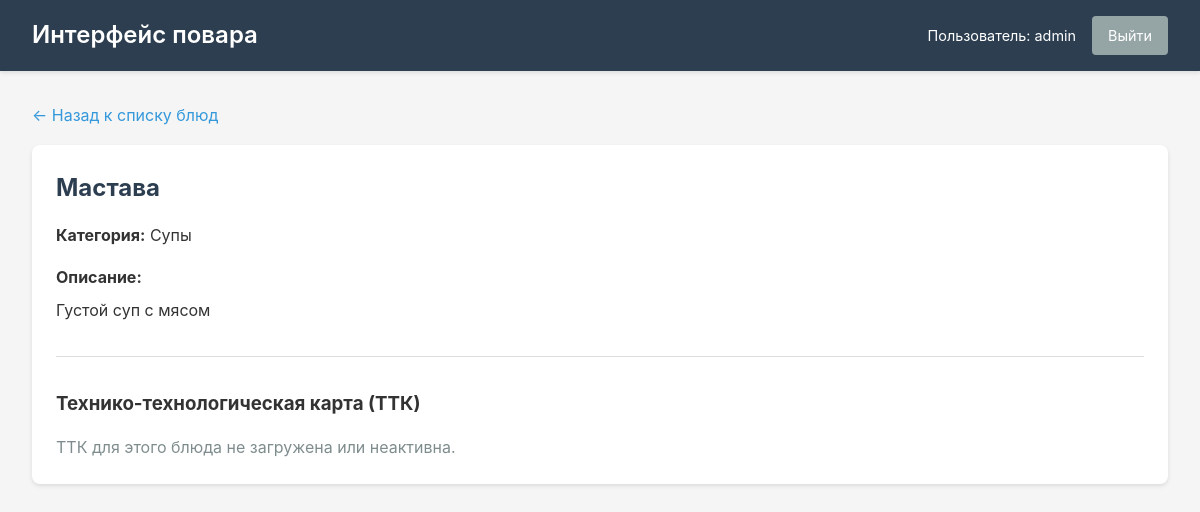
Page /chef/dish/2/ (signed in) on the committed database.
### core/models.py (models this page shows, shortened)
class MenuItem(models.Model):
    name = models.CharField(max_length=255, verbose_name='Название (базовое)')
    description = models.TextField(blank=True, null=True, verbose_name='Описание (базовое)', help_text='Поддерживает HTML')
    category = models.CharField(max_length=100, verbose_name='Категория (базовая)')
    price = models.DecimalField(max_digits=10, decimal_places=2, blank=True, null=True, verbose_name='Цена')
    image = models.URLField(max_length=500, blank=True, null=True, verbose_name='Изображение')
    order = models.IntegerField(default=0, validators=[MinValueValidator(0)], verbose_name='Порядок')
    active = models.BooleanField(default=True, verbose_name='Активно')
    related_stories = models.ManyToManyField('Story', blank=True, related_name='menu_items', verbose_name='Связанные истории')
    created_at = models.DateTimeField(auto_now_add=True)
    updated_at = models.DateTimeField(auto_now=True)
    class Meta:
        db_table = 'menu_items'
        verbose_name = 'Блюдо'
        verbose_name_plural = 'Блюда'
        ordering = ['order', 'name']
        indexes = [
            models.Index(fields=['category']),
            models.Index(fields=['active']),
            models.Index(fields=['order']),
        ]

### core/views.py (the view)
# urls.py: path('dish/<int:dish_id>/', views.chef_dish_detail, name='dish_detail'),
@login_required
def chef_dish_detail(request, dish_id):
    try:
        dish = MenuItem.objects.select_related('ttk').prefetch_related('translations').get(id=dish_id)
    except MenuItem.DoesNotExist:
        messages.error(request, 'Блюдо не найдено.')
        return redirect('chef:dashboard')
    ttk = dish.ttk if hasattr(dish, 'ttk') else None
    context = {
        'dish': dish,
        'ttk': ttk,
        'user': request.user,
    }
    return render(request, 'chef/dish_detail.html', context)

### core/templates/chef/dish_detail.html (shortened to what this page needs)
{% extends "chef/base.html" %}
{% block content %}
<a href="{% url 'chef:dashboard' %}" class="back-link">← Назад к списку блюд</a>
<div class="card">
    <h2>{{ dish.name }}</h2>
    <div style="margin-bottom: 1rem;">
        <strong>Категория:</strong> {{ dish.category }}
    </div>
    {% if dish.description %}
    <div style="margin-bottom: 1.5rem;">
        <strong>Описание:</strong>
        <div style="margin-top: 0.5rem;">{{ dish.description|safe }}</div>
    </div>
    {% endif %}
    <div style="margin-top: 2rem; padding-top: 2rem; border-top: 1px solid #ddd;">
        <h3>Технико-технологическая карта (ТТК)</h3>
        {% if ttk and ttk.active %}
        <div style="margin-top: 1rem;">
            <div style="margin-bottom: 0.5rem;">
                <strong>Файл:</strong> {{ ttk.get_file_name }}
            </div>
            {% if ttk.version %}
            <div style="margin-bottom: 0.5rem;">
                <strong>Версия:</strong> {{ ttk.version }}
            </div>
            {% endif %}
            {% if ttk.notes %}
            <div style="margin-bottom: 1rem;">
                <strong>Примечания:</strong> {{ ttk.notes }}
            </div>
            {% endif %}
            <div style="margin-bottom: 0.5rem;">
                <strong>Дата обновления:</strong> {{ ttk.updated_at|date:"d.m.Y H:i" }}
            </div>
            <div style="margin-top: 1rem;">
                <a href="{% url 'chef:ttk_view' dish.id %}" class="btn">Просмотр ТТК</a>
                {% if ttk.ttk_file %}
                <a href="{{ ttk.ttk_file.url }}" class="btn btn-secondary" target="_blank" style="margin-left: 0.5rem;">Скачать файл</a>
                {% endif %}
            </div>
        </div>
        {% else %}
        <div style="margin-top: 1rem; color: #7f8c8d;">
            ТТК для этого блюда не загружена или неактивна.
        </div>
        {% endif %}
    </div>
</div>
{% endblock %}

### core/templates/chef/base.html (shortened to what this page needs)
<!DOCTYPE html>
<html lang="ru">
<head>
</head>
<body>
    <header class="header">
        <div class="header-content">
            <h1>{% block header_title %}Интерфейс повара{% endblock %}</h1>
            {% if user.is_authenticated %}
            <div class="header-user">
                <span>Пользователь: {{ user.username }}</span>
                <a href="{% url 'chef:logout' %}" class="btn btn-secondary">Выйти</a>
            </div>
            {% endif %}
        </div>
    </header>
    <div class="container">
        {% block content %}{% endblock %}
    </div>
</body>
</html>

### core/templates/chef/base.html (style rules this page uses)
* { margin: 0; padding: 0; box-sizing: border-box; }
body { font-family: -apple-system, BlinkMacSystemFont, 'Segoe UI', Roboto, 'Helvetica Neue', Arial, sans-serif; background-color: #f5f5f5; color: #333; line-height: 1.6; }
.header { background-color: #2c3e50; color: white; padding: 1rem 2rem; box-shadow: 0 2px 4px rgba(0,0,0,0.1); }
.header-content { max-width: 1200px; margin: 0 auto; display: flex; justify-content: space-between; align-items: center; }
.header h1 { font-size: 1.5rem; font-weight: 600; }
.header-user { display: flex; align-items: center; gap: 1rem; }
.header-user span { font-size: 0.9rem; }
.btn { display: inline-block; padding: 0.5rem 1rem; background-color: #3498db; color: white; text-decoration: none; border-radius: 4px; border: none; cursor: pointer; font-size: 0.9rem; transition: background-color 0.3s; }
.btn-secondary { background-color: #95a5a6; }
.container { max-width: 1200px; margin: 2rem auto; padding: 0 2rem; }
.card { background: white; border-radius: 8px; padding: 1.5rem; margin-bottom: 1rem; box-shadow: 0 2px 4px rgba(0,0,0,0.1); }
.card h2 { margin-bottom: 1rem; color: #2c3e50; }
.back-link { display: inline-block; margin-bottom: 1rem; color: #3498db; text-decoration: none; }

### rows in the picture
MenuItem: name "Мастава", category "Супы", description "Густой суп с мясом"

### other values in the picture
{{ user.username }} "admin"
